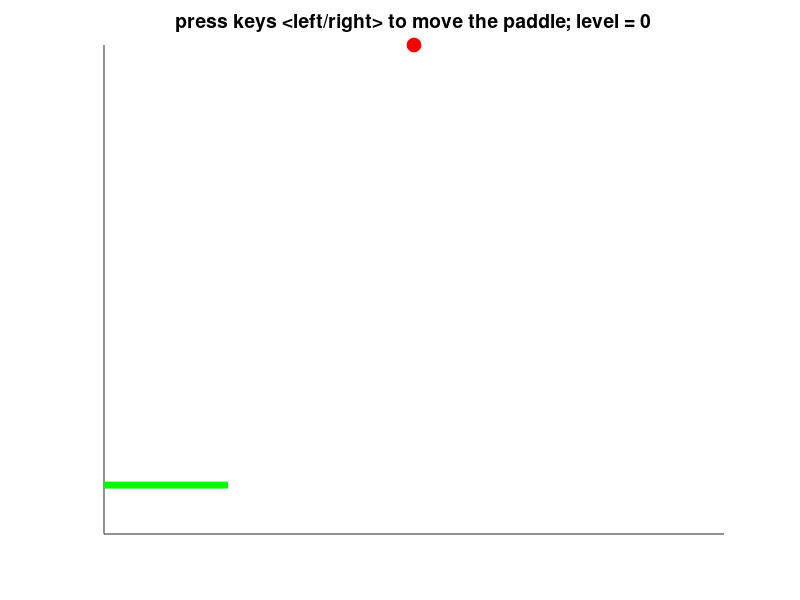

Recreate this plot in MATLAB. (Note: this script raises an error after producing the figure.)
function pong_basic
%Modified the pong code by David Buckingham
%https://www.mathworks.com/matlabcentral/fileexchange/31177-dave-s-matlab-pong

%%%%%% main part of the code %%%
global game_over

close all
initData  %first function, initialize the data variables
initFigure %second function, initialize the figure
while ~game_over %runs till game_over = 1
    moveBall; %third function, compute ball movement including collision detection
    movePaddle; %fourth function, compute paddle position based on user input. 
    refreshPlot; %fifth function, refresh plot based on moveBall and movePaddle
end

%%%%%%%%%%%%%%%%%%%%%%%%%%%%%%%%%%%%%%%%%%%%%%%%%%%%
function initData %first function, initialize the data variables
%%%%%%%%%%%%%%%%%%%%%%%%%%%%%%%%%%%%%%%%%%%%%%%%%%%%
global WALL_X_MIN WALL_X_MAX WALL_Y_MIN WALL_Y_MAX
global PADDLE_WIDTH BALL_SIZE 
global BALL_INIT_VX BALL_INIT_VY DT DELAY
global PADDLE_VX PADDLE_SPEED PADDLE_VY
global game_over level flag
global chimp_x chimp_y
global chimp_x_min chimp_x_max chimp_y_min chimp_y_max

level = 0;
game_over = 0;
WALL_X_MIN = 0;
WALL_X_MAX = 100;
WALL_Y_MIN = 0;
WALL_Y_MAX = 100;
PADDLE_WIDTH = 20;
BALL_SIZE = 10;
BALL_INIT_VX = 4;
BALL_INIT_VY = -2;
PADDLE_VX = 0;
PADDLE_VY = 0;
PADDLE_SPEED = 10; 
DT = 0.1; 
DELAY = 0.001;
flag = 0;
chimp_x = [50 60];
chimp_y = [50 60];
chimp_x_min = chimp_x(1);
chimp_y_min = chimp_y(1);
chimp_x_max = chimp_x(1)+10;
chimp_y_max = chimp_y(1)+10;

%%%%%%%%%%%%%%%%%%%%%%%%%%%%%%%%%%%%%%%%%%%%%%%%%%%%
function initFigure %second function, initialize the figure
%%%%%%%%%%%%%%%%%%%%%%%%%%%%%%%%%%%%%%%%%%%%%%%%%%%%
global PADDLE_WIDTH BALL_SIZE 
global WALL_X_MIN WALL_X_MAX WALL_Y_MIN WALL_Y_MAX
global BALL_INIT_VX BALL_INIT_VY
global ball_x ball_y ball_vx ball_vy 
global paddle_x_left paddle_x_right paddle_y
global ball_anim paddle_anim
global level I

fig = figure; %initialize the figure
set(fig, 'Resize', 'off'); %do not allow figure to resize
set(fig,'KeyPressFcn',@keyDown); %setkey presses for later
ball_x = 0.5*(WALL_X_MIN+WALL_X_MAX); 
ball_y = WALL_Y_MAX;
ball_vx = BALL_INIT_VX; 
ball_vy = BALL_INIT_VY;
paddle_x_left = 0;
paddle_x_right = PADDLE_WIDTH;
paddle_y = 10;
axis([WALL_X_MIN WALL_X_MAX WALL_Y_MIN WALL_Y_MAX]); %set the size of the board.
axis manual;
hold on;
title(['press keys <left/right> to move the paddle; level = ',num2str(level)],'Fontsize',14);
set(gca, 'color', 'w', 'YTick', [], 'XTick', []); %remove x and y label

%%%%%%% set the ball and paddle %%%%%%
ball_anim = plot(ball_x,ball_y,'o','Markersize',BALL_SIZE,'Markerfacecolor','r','Markeredgecolor','r'); %create ball
paddle_anim = line('Xdata',[paddle_x_left paddle_x_right],'Ydata',[paddle_y paddle_y],'Color','g','Linewidth',5); %paddle

I = imread('daChimp.jpg');

%%%%%%%% set the walls %%%%%%%
line('Xdata',[WALL_X_MIN WALL_X_MIN],'Ydata',[WALL_Y_MIN WALL_Y_MAX],'Color','k','Linewidth',3); %left wall
line('Xdata',[WALL_X_MIN WALL_X_MAX],'Ydata',[WALL_Y_MAX WALL_Y_MAX],'Color','k','Linewidth',3); %top wall
line('Xdata',[WALL_X_MAX WALL_X_MAX],'Ydata',[WALL_Y_MIN WALL_Y_MAX],'Color','k','Linewidth',3); %right wall


%%%%%%%%%%%%%%%%%%%%%%%%%%%%%%%%%%%%%%%%%%%%%%%%%%%%
function moveBall %third function, compute ball movement including collision detection
%%%%%%%%%%%%%%%%%%%%%%%%%%%%%%%%%%%%%%%%%%%%%%%%%%%%
global ball_x ball_y ball_vx ball_vy  DT ex ey
global WALL_X_MIN WALL_X_MAX WALL_Y_MIN WALL_Y_MAX
global paddle_x_left paddle_x_right paddle_y
global game_over flag
global chimp_x_min chimp_x_max chimp_y_min chimp_y_max

ball_x = ball_x + ball_vx*DT;
ball_y = ball_y + ball_vy*DT;

ex = -1;
ey = -1;

if (ball_x < WALL_X_MIN || ball_x > WALL_X_MAX)
    disp('Ball collision detected');
    ball_vx = ball_vx*ex;
    
elseif (ball_y > WALL_Y_MAX || (ball_y < paddle_y && paddle_x_left<ball_x && ball_x<paddle_x_right))
    disp('Ball collision detected');
    ball_vy = ball_vy*ey;
    
else
    disp(['Ball Position is ',num2str(ball_x)]);
end

if (flag == 0)
    if (ball_x > 40 && ball_x < 60 && ball_y > 40 && ball_y < 60)
        ball_vx = -1.1*ball_vx;
        ball_vy = -1.1*ball_vy;
        flag = 1;
    end
end

%%%%%%%% Basic pong edit #1: %%%%%%%%%%%%
% Write code to move the ball here. You code will include logic to get the ball to 
% detect the left, right, and top wall and the paddle and subsequently to change its
% movement based on which wall/paddle the ball hits.
%%%%%%%%%%%%%%%%%%%%%%%%%%%%%%%%%%%%%%%%

if (ball_y < WALL_Y_MIN)
     game_over = 1;
end

%%%%%%%%%%%%%%%%%%%%%%%%%%%%%%%%%%%%%%%%%%%%%%%%%%%%
function movePaddle %fourth function, compute paddle position based on user input. 
%%%%%%%%%%%%%%%%%%%%%%%%%%%%%%%%%%%%%%%%%%%%%%%%%%%%
global PADDLE_VX PADDLE_VY
global PADDLE_WIDTH DT
global paddle_x_left paddle_x_right paddle_y
global WALL_X_MIN WALL_X_MAX

PADDLE_VX = 0;
PADDLE_VY = 0;

if (paddle_x_left == WALL_X_MIN || paddle_x_right == WALL_X_MAX)
    PADDLE_VX = 0;
    disp('Paddle collision detected');
end

if (paddle_y < 5 || paddle_y > 50)
    PADDLE_VY = 0;
end

%%%%%%%% Basic pong edit #2: %%%%%%%%%%%%
% Write code to move the paddle here. Your code will include logic to get
% the paddle to detect the left and right wall and to avoid it from
% penetrating either walls. 
%%%%%%%%%%%%%%%%%%%%%%%%%%%%%%%%%%%%%%%%%

%%%%%%%%%%%%%%%%%%%%%%%%%%%%%%%%%%%%%%%%%%%%%%%%%%%%
function refreshPlot %fifth function, refresh plot based on moveBall and movePaddle
%%%%%%%%%%%%%%%%%%%%%%%%%%%%%%%%%%%%%%%%%%%%%%%%%%%%
global ball_x ball_y
global ball_anim paddle_anim
global paddle_x_left paddle_x_right paddle_y
global DELAY flag I J chimp_x chimp_y

if (flag == 0)
    hold on
    J = image([10 -10]+chimp_x(1), [10 -10]+chimp_y(1), I);
% elseif (flag == 1)
%     hold off
%     J = image([10 -10]+chimp_x(2),[10 -10]+chimp_y(2),I);
%     hold on
end

set(ball_anim, 'XData', ball_x, 'YData', ball_y);
set(paddle_anim, 'Xdata',[paddle_x_left paddle_x_right], 'YData', [paddle_y paddle_y]);
drawnow;
pause(DELAY);   


%%%%%%%%%%%%%%%%%%%%%%%%%%%%%%%%%%%%%%%%%%%%%%%%%%%%
function keyDown(src,event) %called from initFigure to take key press to move the paddle
%%%%%%%%%%%%%%%%%%%%%%%%%%%%%%%%%%%%%%%%%%%%%%%%%%%%
global PADDLE_VX PADDLE_SPEED PADDLE_VY
global PADDLE_WIDTH DT
global paddle_x_left paddle_x_right paddle_y

switch event.Key
  case 'rightarrow'
    PADDLE_VX = 1.5*PADDLE_SPEED;
  case 'leftarrow'
    PADDLE_VX = -1.5*PADDLE_SPEED;
  case 'uparrow'
    PADDLE_VY = 1.5*PADDLE_SPEED;
  case 'downarrow'
    PADDLE_VY = -1.5*PADDLE_SPEED;
  otherwise
    PADDLE_VX = 0;
    PADDLE_VY = 0;   
end

paddle_x_left = paddle_x_left + PADDLE_VX*DT;
paddle_x_right = paddle_x_left + PADDLE_WIDTH;
paddle_y = paddle_y + PADDLE_VY*DT;

